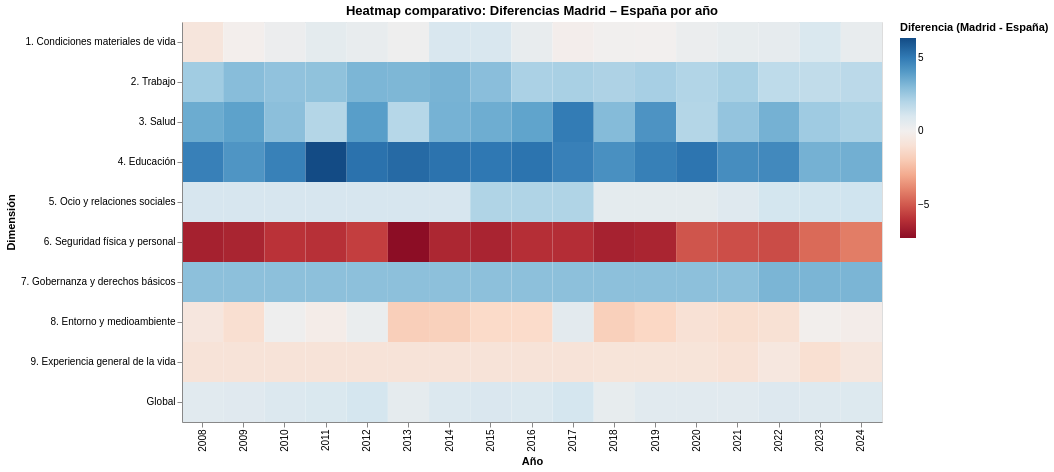

The cell this chart's notebook holds for it:
### Code cell
# VISUALIZACIÓN 2: HEATMAP COMPARATIVO POR AÑO Y DIMENSIÓN
#Muestra cuándo Madrid está por encima o por debajo del valor estatal.

df_heat = df_07_final.copy()
df_heat["diferencia"] = df_heat["valor_madrid"] - df_heat["valor_evolucion"]

chart_heat = (
    alt.Chart(df_heat)
    .mark_rect()
    .encode(
        x=alt.X("año:O", title="Año"),
        y=alt.Y("dim:N", title="Dimensión"),
        color=alt.Color("diferencia:Q",
                        title="Diferencia (Madrid - España)",
                        scale=alt.Scale(scheme="redblue", domainMid=0)),
        tooltip=["dim", "año", "valor_evolucion", "valor_madrid", "diferencia"]
    )
    .properties(
        width=700,
        height=400,
        title="Heatmap comparativo: Diferencias Madrid – España por año"
    )
)

chart_heat

# Rojo → Madrid peor
# Azul → Madrid mejor
# Blanco → Igual

### Figure 1 — Vega-Lite specification as saved in the notebook (floating-point values rounded to 4 significant figures; data arrays with more than 128 entries replaced by an {"elided": "..."} marker saying what was removed)
{"$schema": "https://vega.github.io/schema/vega-lite/v5.20.1.json", "config": {"view": {"continuousHeight": 300, "continuousWidth": 300}}, "data": {"name": "data-9f79b29aeabc945bfe227af0b715fe8e"}, "datasets": {"data-9f79b29aeabc945bfe227af0b715fe8e": {"elided": "170 records"}}, "encoding": {"color": {"field": "diferencia", "scale": {"domainMid": 0, "scheme": "redblue"}, "title": "Diferencia (Madrid - España)", "type": "quantitative"}, "tooltip": [{"field": "dim", "type": "nominal"}, {"field": "año", "type": "quantitative"}, {"field": "valor_evolucion", "type": "quantitative"}, {"field": "valor_madrid", "type": "quantitative"}, {"field": "diferencia", "type": "quantitative"}], "x": {"field": "año", "title": "Año", "type": "ordinal"}, "y": {"field": "dim", "title": "Dimensión", "type": "nominal"}}, "height": 400, "mark": {"type": "rect"}, "title": "Heatmap comparativo: Diferencias Madrid – España por año", "width": 700}
